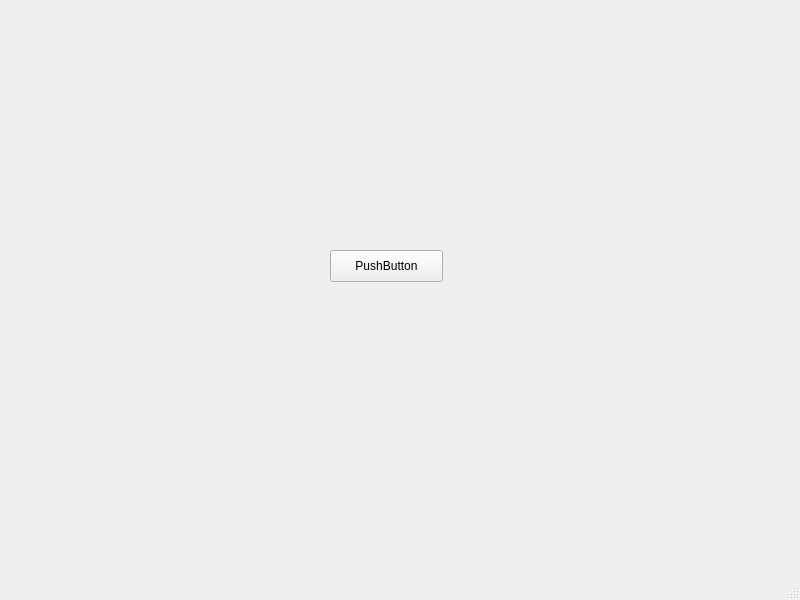
<?xml version="1.0" encoding="UTF-8"?>
<ui version="4.0">
 <class>MainWindow</class>
 <widget class="QMainWindow" name="MainWindow">
  <property name="geometry">
   <rect>
    <x>0</x>
    <y>0</y>
    <width>800</width>
    <height>600</height>
   </rect>
  </property>
  <property name="windowTitle">
   <string>MainWindow</string>
  </property>
  <widget class="QWidget" name="centralwidget">
   <widget class="QPushButton" name="pushButton">
    <property name="geometry">
     <rect>
      <x>330</x>
      <y>250</y>
      <width>113</width>
      <height>32</height>
     </rect>
    </property>
    <property name="text">
     <string>PushButton</string>
    </property>
   </widget>
  </widget>
  <widget class="QMenuBar" name="menubar">
   <property name="geometry">
    <rect>
     <x>0</x>
     <y>0</y>
     <width>800</width>
     <height>22</height>
    </rect>
   </property>
  </widget>
  <widget class="QStatusBar" name="statusbar"/>
 </widget>
 <resources/>
 <connections/>
</ui>
